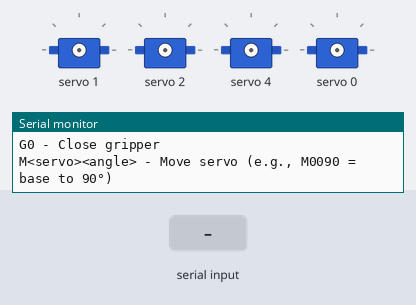
The sketch below on a simulated Arduino Uno, built with avr-gcc and run on an emulated ATmega328P. Parts: 4 × servo, the last lines printed to the serial monitor. Inputs (shaded band) come from the test bench.

Above: at 1.3 s.
1.4 s: "P\n" received over Serial
At 3.0 s:
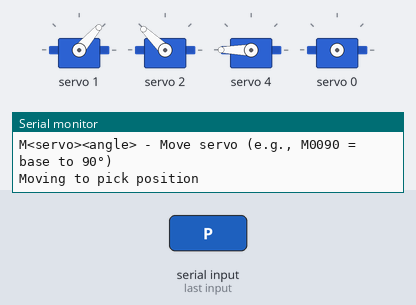
3.8 s: "H\n" received over Serial
At 3.98 s:
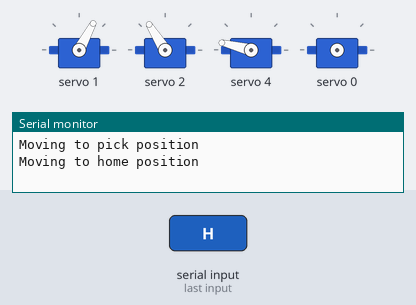
6.2 s: "D\n" received over Serial
At 8.1 s:
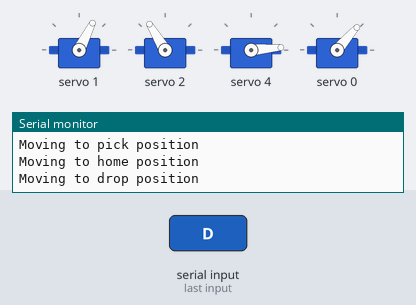
8.6 s: "G1\n" received over Serial
At 11.3 s:
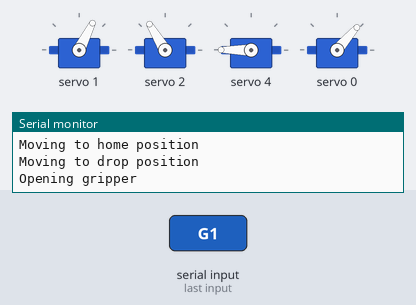
11.6 s: "G0\n" received over Serial
At 11.79 s:
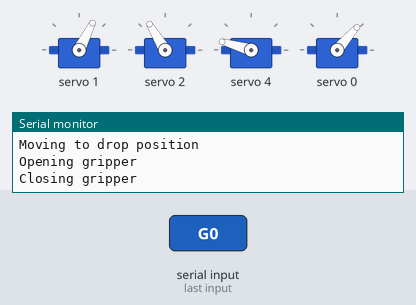
Timing chart, 0 to 15.0 s (numbered marks = the images above; inputs shaded):
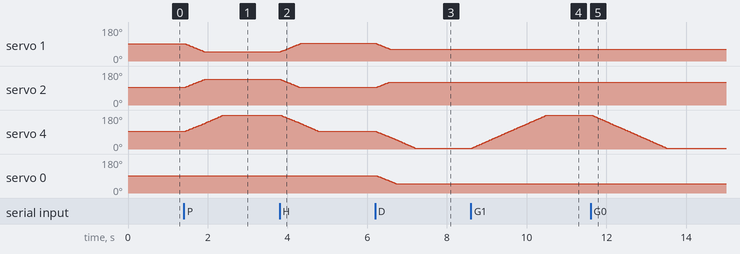

Measured:
- after the input at 1.4 s, servo 1: moves from 91° to 49° over 0.47 s, starting after 0.05 s; servo 2: moves from 94° to 136° over 0.47 s, starting after 0.05 s; servo 4: moves from 94° to 180° over 0.93 s, starting after 0.05 s
- after the input at 3.8 s, servo 1: moves from 49° to 93° over 0.50 s, starting at once; servo 2: moves from 136° to 93° over 0.47 s, starting at once; servo 4: moves from 180° to 93° over 0.96 s, starting at once
- after the input at 6.2 s, servo 1: moves from 93° to 63° over 0.33 s, starting at once; servo 2: moves from 93° to 121° over 0.33 s, starting at once; servo 4: moves from 93° to 5° over 0.96 s, starting at once; servo 0: moves from 91° to 49° over 0.48 s, starting after 0.05 s
- after the input at 8.6 s, servo 4: moves from 5° to 180° over 1.9 s, starting at once
- after the input at 11.6 s, servo 4: moves from 180° to 5° over 1.9 s, starting at once

The sketch:

servo_control.ino
```cpp
#include <Wire.h>
#include <Adafruit_PWMServoDriver.h>

// Create servo driver object
Adafruit_PWMServoDriver pwm = Adafruit_PWMServoDriver();

// Servo configuration
#define SERVOMIN  150 // Minimum pulse length count (out of 4096)
#define SERVOMAX  600 // Maximum pulse length count (out of 4096)
#define USMIN  600    // Minimum microsecond length based on MG90S specs
#define USMAX  2400   // Maximum microsecond length based on MG90S specs

// Servo pin assignments on PCA9685
#define BASE_SERVO     0  // Base rotation
#define SHOULDER_SERVO 1  // Shoulder joint
#define ELBOW_SERVO    2  // Elbow joint
#define WRIST_SERVO    3  // Wrist rotation
#define GRIPPER_SERVO  4  // Gripper open/close

// Current servo positions (0-180 degrees)
int servoPositions[5] = {90, 90, 90, 90, 90};

// Target positions for smooth movement
int targetPositions[5] = {90, 90, 90, 90, 90};

// Movement speed (degrees per step)
int moveSpeed = 2;

void setup() {
  Serial.begin(9600);
  Serial.println("Robotic Arm Control System Starting...");

  pwm.begin();
  pwm.setOscillatorFrequency(27000000);
  pwm.setPWMFreq(50); // MG90S servos work at 50Hz

  delay(10);

  // Initialize all servos to home position
  moveToHome();

  Serial.println("System Ready!");
  Serial.println("Commands:");
  Serial.println("H - Home position");
  Serial.println("P - Pick position");
  Serial.println("D - Drop position");
  Serial.println("G1 - Open gripper");
  Serial.println("G0 - Close gripper");
  Serial.println("M<servo><angle> - Move servo (e.g., M0090 = base to 90°)");
}

void loop() {
  // Smooth movement update
  updateServoMovement();

  // Handle serial commands
  if (Serial.available() > 0) {
    String command = Serial.readStringUntil('\n');
    command.trim();
    processCommand(command);
  }

  delay(20); // Small delay for smooth movement
}

void processCommand(String cmd) {
  cmd.toUpperCase();

  if (cmd == "H") {
    moveToHome();
    Serial.println("Moving to home position");
  }
  else if (cmd == "P") {
    moveToPickPosition();
    Serial.println("Moving to pick position");
  }
  else if (cmd == "D") {
    moveToDropPosition();
    Serial.println("Moving to drop position");
  }
  else if (cmd == "G1") {
    openGripper();
    Serial.println("Opening gripper");
  }
  else if (cmd == "G0") {
    closeGripper();
    Serial.println("Closing gripper");
  }
  else if (cmd.startsWith("M") && cmd.length() == 5) {
    // Format: M<servo><angle> e.g., M0090
    int servoNum = cmd.substring(1, 2).toInt();
    int angle = cmd.substring(2, 5).toInt();

    if (servoNum >= 0 && servoNum <= 4 && angle >= 0 && angle <= 180) {
      moveServo(servoNum, angle);
      Serial.println("Moving servo " + String(servoNum) + " to " + String(angle) + "°");
    }
  }
  else {
    Serial.println("Unknown command: " + cmd);
  }
}

void moveServo(int servo, int angle) {
  if (servo >= 0 && servo <= 4 && angle >= 0 && angle <= 180) {
    targetPositions[servo] = angle;
  }
}

void setServoAngle(int servo, int angle) {
  int pulseWidth = map(angle, 0, 180, USMIN, USMAX);
  int pwmValue = int(float(pulseWidth) / 1000000 * 50 * 4096);
  pwm.setPWM(servo, 0, pwmValue);
  servoPositions[servo] = angle;
}

void updateServoMovement() {
  bool moving = false;

  for (int i = 0; i < 5; i++) {
    if (servoPositions[i] != targetPositions[i]) {
      moving = true;
      int diff = targetPositions[i] - servoPositions[i];

      if (abs(diff) <= moveSpeed) {
        servoPositions[i] = targetPositions[i];
      } else {
        servoPositions[i] += (diff > 0) ? moveSpeed : -moveSpeed;
      }

      setServoAngle(i, servoPositions[i]);
    }
  }
}

void moveToHome() {
  targetPositions[BASE_SERVO] = 90;      // Base center
  targetPositions[SHOULDER_SERVO] = 90;  // Shoulder up
  targetPositions[ELBOW_SERVO] = 90;     // Elbow neutral
  targetPositions[WRIST_SERVO] = 90;     // Wrist neutral
  targetPositions[GRIPPER_SERVO] = 90;   // Gripper half open
}

void moveToPickPosition() {
  targetPositions[BASE_SERVO] = 90;      // Base center
  targetPositions[SHOULDER_SERVO] = 45;  // Shoulder down
  targetPositions[ELBOW_SERVO] = 135;    // Elbow bent
  targetPositions[WRIST_SERVO] = 90;     // Wrist neutral
  targetPositions[GRIPPER_SERVO] = 180;  // Gripper open
}

void moveToDropPosition() {
  targetPositions[BASE_SERVO] = 45;      // Base rotated
  targetPositions[SHOULDER_SERVO] = 60;  // Shoulder mid
  targetPositions[ELBOW_SERVO] = 120;    // Elbow bent
  targetPositions[WRIST_SERVO] = 90;     // Wrist neutral
  targetPositions[GRIPPER_SERVO] = 0;    // Gripper closed
}

void openGripper() {
  targetPositions[GRIPPER_SERVO] = 180;
}

void closeGripper() {
  targetPositions[GRIPPER_SERVO] = 0;
}

// Function to get current servo positions (for external communication)
void printServoPositions() {
  Serial.print("POSITIONS:");
  for (int i = 0; i < 5; i++) {
    Serial.print(servoPositions[i]);
    if (i < 4) Serial.print(",");
  }
  Serial.println();
}
```
